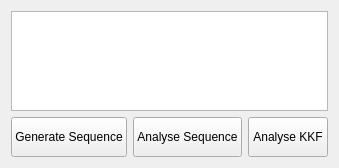
            <widget class="QWidget" name="tab_receiver_antipodal">
             <attribute name="title">
              <string>Antipodal DS/SS System</string>
             </attribute>
             <layout class="QGridLayout" name="gridLayout_22">
              <item row="2" column="0">
               <widget class="QPushButton" name="pushButton_receiver_antipodal_generate_sequence">
                <property name="minimumSize">
                 <size>
                  <width>0</width>
                  <height>40</height>
                 </size>
                </property>
                <property name="text">
                 <string>Generate Sequence</string>
                </property>
               </widget>
              </item>
              <item row="2" column="1">
               <widget class="QPushButton" name="pushButton_receiver_antipodal_analyse_sequence">
                <property name="minimumSize">
                 <size>
                  <width>0</width>
                  <height>40</height>
                 </size>
                </property>
                <property name="text">
                 <string>Analyse Sequence</string>
                </property>
               </widget>
              </item>
              <item row="2" column="2">
               <widget class="QPushButton" name="pushButton_receiver_antipodal_analyse_kkf">
                <property name="minimumSize">
                 <size>
                  <width>0</width>
                  <height>40</height>
                 </size>
                </property>
                <property name="text">
                 <string>Analyse KKF</string>
                </property>
               </widget>
              </item>
              <item row="1" column="0" colspan="3">
               <spacer name="verticalSpacer_12">
                <property name="orientation">
                 <enum>Qt::Vertical</enum>
                </property>
                <property name="sizeHint" stdset="0">
                 <size>
                  <width>20</width>
                  <height>40</height>
                 </size>
                </property>
               </spacer>
              </item>
              <item row="0" column="0" colspan="3">
               <widget class="QListWidget" name="listWidget_receiver_antipodal">
                <property name="sizePolicy">
                 <sizepolicy hsizetype="Expanding" vsizetype="Ignored">
                  <horstretch>0</horstretch>
                  <verstretch>0</verstretch>
                 </sizepolicy>
                </property>
                <property name="minimumSize">
                 <size>
                  <width>0</width>
                  <height>100</height>
                 </size>
                </property>
               </widget>
              </item>
             </layout>
            </widget>
